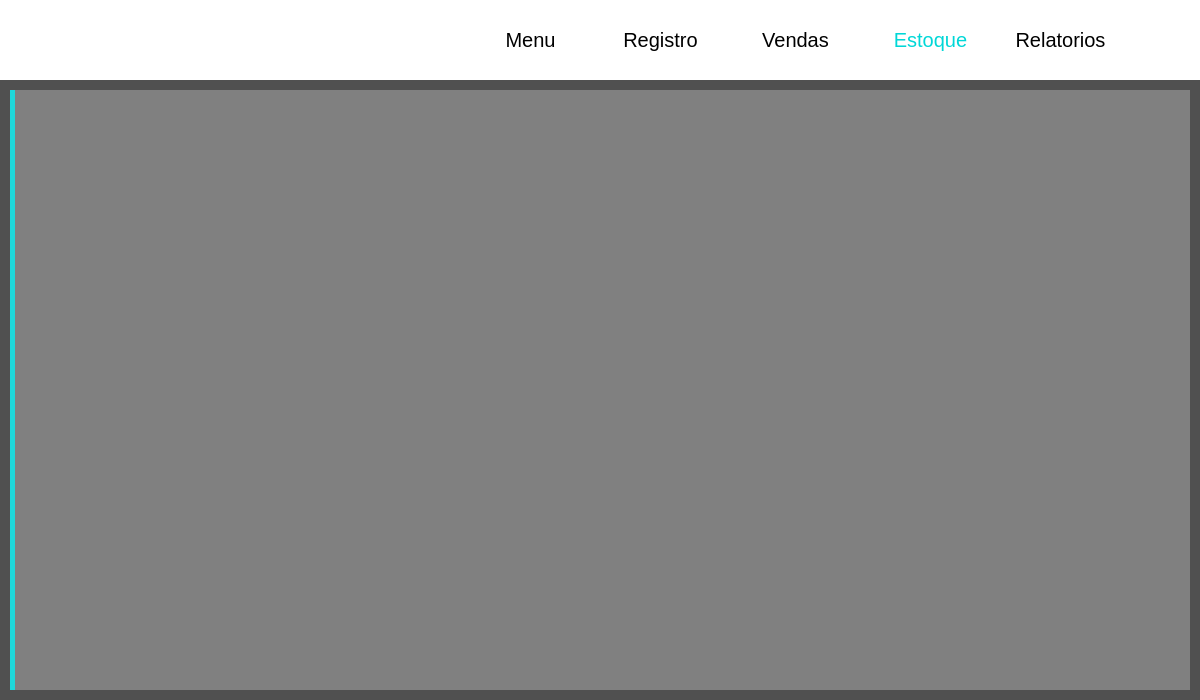
<?xml version="1.0" encoding="UTF-8"?>
<ui version="4.0">
 <class>Estoque</class>
 <widget class="QDialog" name="Estoque">
  <property name="geometry">
   <rect>
    <x>0</x>
    <y>0</y>
    <width>1200</width>
    <height>700</height>
   </rect>
  </property>
  <property name="windowTitle">
   <string>Dialog</string>
  </property>
  <widget class="QPushButton" name="btn_registro">
   <property name="geometry">
    <rect>
     <x>620</x>
     <y>25</y>
     <width>81</width>
     <height>30</height>
    </rect>
   </property>
   <property name="font">
    <font>
     <pointsize>15</pointsize>
    </font>
   </property>
   <property name="cursor">
    <cursorShape>PointingHandCursor</cursorShape>
   </property>
   <property name="styleSheet">
    <string notr="true">#btn_registro{
	background-color: qlineargradient(spread:pad, x1:0, y1:0, x2:1, y2:1, stop:0 rgba(255, 255, 255, 255));
	color: black;
	border: 0px;
}
#btn_registro:pressed{;
color: qlineargradient(spread:pad, x1:0, y1:0, x2:1, y2:1, stop:0 rgba(56, 126, 128, 255));
}
</string>
   </property>
   <property name="text">
    <string>Registro</string>
   </property>
   <property name="autoDefault">
    <bool>false</bool>
   </property>
  </widget>
  <widget class="QPushButton" name="btn_estoque">
   <property name="geometry">
    <rect>
     <x>890</x>
     <y>25</y>
     <width>81</width>
     <height>30</height>
    </rect>
   </property>
   <property name="font">
    <font>
     <pointsize>15</pointsize>
    </font>
   </property>
   <property name="cursor">
    <cursorShape>PointingHandCursor</cursorShape>
   </property>
   <property name="styleSheet">
    <string notr="true">#btn_estoque{
	background-color: qlineargradient(spread:pad, x1:0, y1:0, x2:1, y2:1, stop:0 rgba(255, 255, 255, 255));
	
	color: qlineargradient(spread:pad, x1:0, y1:0, x2:1, y2:1, stop:0 rgba(0, 215, 215, 255));
	border: 0px;
}
#btn_estoque:pressed{
	color: qlineargradient(spread:pad, x1:0, y1:0, x2:1, y2:1, stop:0 rgba(0, 215, 215, 255));
	
}
</string>
   </property>
   <property name="text">
    <string>Estoque</string>
   </property>
   <property name="autoDefault">
    <bool>false</bool>
   </property>
  </widget>
  <widget class="QPushButton" name="btn_relatorios">
   <property name="geometry">
    <rect>
     <x>1010</x>
     <y>25</y>
     <width>101</width>
     <height>30</height>
    </rect>
   </property>
   <property name="font">
    <font>
     <pointsize>15</pointsize>
    </font>
   </property>
   <property name="cursor">
    <cursorShape>PointingHandCursor</cursorShape>
   </property>
   <property name="styleSheet">
    <string notr="true">#btn_relatorios{
	background-color: qlineargradient(spread:pad, x1:0, y1:0, x2:1, y2:1, stop:0 rgba(255, 255, 255, 255));
	color: black;

	border: 0px;
}
#btn_relatorios:pressed{
	color: qlineargradient(spread:pad, x1:0, y1:0, x2:1, y2:1, stop:0 rgba(0, 215, 215, 255));
	
}
</string>
   </property>
   <property name="text">
    <string>Relatorios</string>
   </property>
   <property name="autoDefault">
    <bool>false</bool>
   </property>
  </widget>
  <widget class="QPushButton" name="btn_vendas">
   <property name="geometry">
    <rect>
     <x>760</x>
     <y>25</y>
     <width>71</width>
     <height>30</height>
    </rect>
   </property>
   <property name="font">
    <font>
     <pointsize>15</pointsize>
    </font>
   </property>
   <property name="cursor">
    <cursorShape>PointingHandCursor</cursorShape>
   </property>
   <property name="styleSheet">
    <string notr="true">#btn_vendas{
	background-color: qlineargradient(spread:pad, x1:0, y1:0, x2:1, y2:1, stop:0 rgba(255, 255, 255, 255));
	color: black;
	border: 0px;
}
#btn_vendas:pressed{
	color: qlineargradient(spread:pad, x1:0, y1:0, x2:1, y2:1, stop:0 rgba(0, 215, 215, 255));
	
}
</string>
   </property>
   <property name="text">
    <string>Vendas</string>
   </property>
   <property name="autoDefault">
    <bool>false</bool>
   </property>
  </widget>
  <widget class="QLabel" name="wide_white">
   <property name="enabled">
    <bool>true</bool>
   </property>
   <property name="geometry">
    <rect>
     <x>10</x>
     <y>90</y>
     <width>1180</width>
     <height>600</height>
    </rect>
   </property>
   <property name="styleSheet">
    <string notr="true">background-color: qlineargradient(spread:pad, x1:0, y1:0, x2:1, y2:1, stop:0 rgba(255, 255, 255, 70));</string>
   </property>
   <property name="text">
    <string/>
   </property>
  </widget>
  <widget class="QLabel" name="line_blue">
   <property name="enabled">
    <bool>true</bool>
   </property>
   <property name="geometry">
    <rect>
     <x>10</x>
     <y>90</y>
     <width>5</width>
     <height>600</height>
    </rect>
   </property>
   <property name="styleSheet">
    <string notr="true">background-color: qlineargradient(spread:pad, x1:0, y1:0, x2:1, y2:1, stop:0 rgba(31, 216, 218, 255));</string>
   </property>
   <property name="text">
    <string/>
   </property>
  </widget>
  <widget class="QLabel" name="background">
   <property name="geometry">
    <rect>
     <x>-240</x>
     <y>-140</y>
     <width>1600</width>
     <height>950</height>
    </rect>
   </property>
   <property name="text">
    <string/>
   </property>
   <property name="pixmap">
    <pixmap>../../images/d6cd4e57ce4e931e6cb2d30a8cf9e860.jpg</pixmap>
   </property>
   <property name="scaledContents">
    <bool>true</bool>
   </property>
   <property name="wordWrap">
    <bool>false</bool>
   </property>
  </widget>
  <widget class="QPushButton" name="btn_menu">
   <property name="geometry">
    <rect>
     <x>500</x>
     <y>25</y>
     <width>61</width>
     <height>30</height>
    </rect>
   </property>
   <property name="font">
    <font>
     <pointsize>15</pointsize>
    </font>
   </property>
   <property name="cursor">
    <cursorShape>PointingHandCursor</cursorShape>
   </property>
   <property name="styleSheet">
    <string notr="true">#btn_menu{
	background-color: qlineargradient(spread:pad, x1:0, y1:0, x2:1, y2:1, stop:0 rgba(255, 255, 255, 255));
	
	color: black;
	border: 0px;
}
#btn_menu:pressed{
	color: qlineargradient(spread:pad, x1:0, y1:0, x2:1, y2:1, stop:0 rgba(0, 215, 215, 255));
}
</string>
   </property>
   <property name="text">
    <string>Menu</string>
   </property>
   <property name="autoDefault">
    <bool>false</bool>
   </property>
  </widget>
  <widget class="QLabel" name="faixa_branca">
   <property name="enabled">
    <bool>true</bool>
   </property>
   <property name="geometry">
    <rect>
     <x>0</x>
     <y>0</y>
     <width>1200</width>
     <height>80</height>
    </rect>
   </property>
   <property name="styleSheet">
    <string notr="true">background-color: qlineargradient(spread:pad, x1:0, y1:0, x2:1, y2:1, stop:0 rgba(255, 255, 255, 255));</string>
   </property>
   <property name="text">
    <string/>
   </property>
  </widget>
  <widget class="QLabel" name="logo">
   <property name="enabled">
    <bool>true</bool>
   </property>
   <property name="geometry">
    <rect>
     <x>10</x>
     <y>10</y>
     <width>351</width>
     <height>60</height>
    </rect>
   </property>
   <property name="styleSheet">
    <string notr="true">background-color: qlineargradient(spread:pad, x1:0, y1:0, x2:1, y2:1, stop:0 rgba(255, 255, 255, 255));</string>
   </property>
   <property name="text">
    <string/>
   </property>
   <property name="pixmap">
    <pixmap>../../images/logo (cópia).png</pixmap>
   </property>
  </widget>
  <widget class="QLabel" name="backgorundWide">
   <property name="enabled">
    <bool>true</bool>
   </property>
   <property name="geometry">
    <rect>
     <x>0</x>
     <y>0</y>
     <width>1200</width>
     <height>700</height>
    </rect>
   </property>
   <property name="styleSheet">
    <string notr="true">background-color: qlineargradient(spread:pad, x1:0, y1:0, x2:1, y2:1, stop:1 rgba(0, 0, 0, 170));</string>
   </property>
   <property name="text">
    <string/>
   </property>
  </widget>
  <zorder>background</zorder>
  <zorder>backgorundWide</zorder>
  <zorder>faixa_branca</zorder>
  <zorder>logo</zorder>
  <zorder>btn_vendas</zorder>
  <zorder>btn_registro</zorder>
  <zorder>btn_estoque</zorder>
  <zorder>btn_menu</zorder>
  <zorder>btn_relatorios</zorder>
  <zorder>wide_white</zorder>
  <zorder>line_blue</zorder>
 </widget>
 <resources/>
 <connections/>
</ui>
